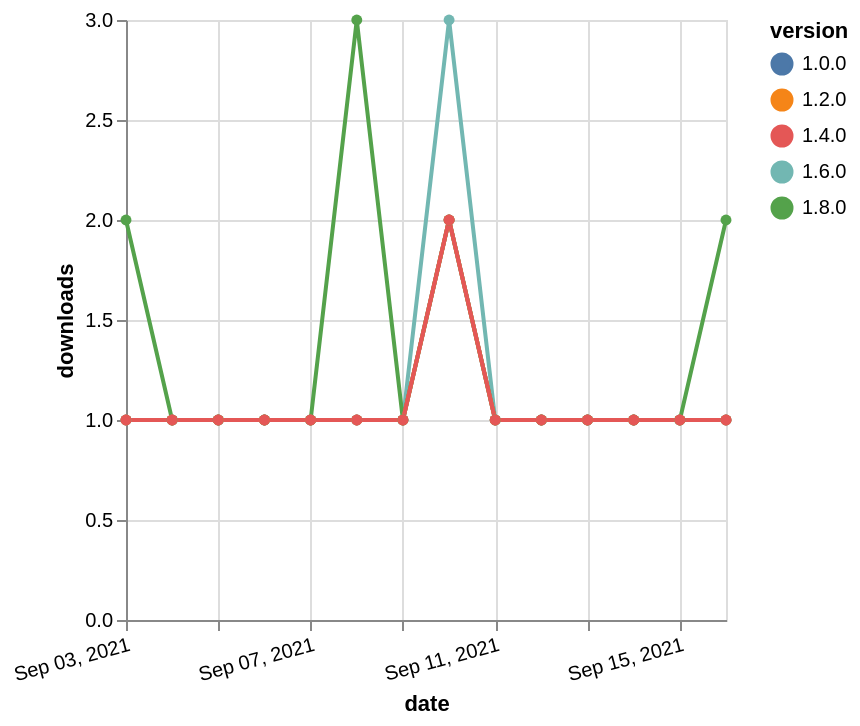

Vega-Lite specification for this chart:
### Vega-Lite specification from a JSON file in a GitHub repository (floating-point values rounded to 4 significant figures)
{"$schema": "https://vega.github.io/schema/vega-lite/v5.json", "description": "A simple bar chart with embedded data.", "data": {"values": [{"date": "2021-09-03", "total": 192, "delta": 1, "version": "1.6.0"}, {"date": "2021-09-04", "total": 193, "delta": 1, "version": "1.6.0"}, {"date": "2021-09-05", "total": 194, "delta": 1, "version": "1.6.0"}, {"date": "2021-09-06", "total": 195, "delta": 1, "version": "1.6.0"}, {"date": "2021-09-07", "total": 196, "delta": 1, "version": "1.6.0"}, {"date": "2021-09-08", "total": 197, "delta": 1, "version": "1.6.0"}, {"date": "2021-09-09", "total": 198, "delta": 1, "version": "1.6.0"}, {"date": "2021-09-10", "total": 201, "delta": 3, "version": "1.6.0"}, {"date": "2021-09-11", "total": 202, "delta": 1, "version": "1.6.0"}, {"date": "2021-09-12", "total": 203, "delta": 1, "version": "1.6.0"}, {"date": "2021-09-13", "total": 204, "delta": 1, "version": "1.6.0"}, {"date": "2021-09-14", "total": 205, "delta": 1, "version": "1.6.0"}, {"date": "2021-09-15", "total": 206, "delta": 1, "version": "1.6.0"}, {"date": "2021-09-16", "total": 207, "delta": 1, "version": "1.6.0"}, {"date": "2021-09-03", "total": 119, "delta": 2, "version": "1.8.0"}, {"date": "2021-09-04", "total": 120, "delta": 1, "version": "1.8.0"}, {"date": "2021-09-05", "total": 121, "delta": 1, "version": "1.8.0"}, {"date": "2021-09-06", "total": 122, "delta": 1, "version": "1.8.0"}, {"date": "2021-09-07", "total": 123, "delta": 1, "version": "1.8.0"}, {"date": "2021-09-08", "total": 126, "delta": 3, "version": "1.8.0"}, {"date": "2021-09-09", "total": 127, "delta": 1, "version": "1.8.0"}, {"date": "2021-09-10", "total": 129, "delta": 2, "version": "1.8.0"}, {"date": "2021-09-11", "total": 130, "delta": 1, "version": "1.8.0"}, {"date": "2021-09-12", "total": 131, "delta": 1, "version": "1.8.0"}, {"date": "2021-09-13", "total": 132, "delta": 1, "version": "1.8.0"}, {"date": "2021-09-14", "total": 133, "delta": 1, "version": "1.8.0"}, {"date": "2021-09-15", "total": 134, "delta": 1, "version": "1.8.0"}, {"date": "2021-09-16", "total": 136, "delta": 2, "version": "1.8.0"}, {"date": "2021-09-03", "total": 195, "delta": 1, "version": "1.0.0"}, {"date": "2021-09-04", "total": 196, "delta": 1, "version": "1.0.0"}, {"date": "2021-09-05", "total": 197, "delta": 1, "version": "1.0.0"}, {"date": "2021-09-06", "total": 198, "delta": 1, "version": "1.0.0"}, {"date": "2021-09-07", "total": 199, "delta": 1, "version": "1.0.0"}, {"date": "2021-09-08", "total": 200, "delta": 1, "version": "1.0.0"}, {"date": "2021-09-09", "total": 201, "delta": 1, "version": "1.0.0"}, {"date": "2021-09-10", "total": 203, "delta": 2, "version": "1.0.0"}, {"date": "2021-09-11", "total": 204, "delta": 1, "version": "1.0.0"}, {"date": "2021-09-12", "total": 205, "delta": 1, "version": "1.0.0"}, {"date": "2021-09-13", "total": 206, "delta": 1, "version": "1.0.0"}, {"date": "2021-09-14", "total": 207, "delta": 1, "version": "1.0.0"}, {"date": "2021-09-15", "total": 208, "delta": 1, "version": "1.0.0"}, {"date": "2021-09-16", "total": 209, "delta": 1, "version": "1.0.0"}, {"date": "2021-09-03", "total": 183, "delta": 1, "version": "1.2.0"}, {"date": "2021-09-04", "total": 184, "delta": 1, "version": "1.2.0"}, {"date": "2021-09-05", "total": 185, "delta": 1, "version": "1.2.0"}, {"date": "2021-09-06", "total": 186, "delta": 1, "version": "1.2.0"}, {"date": "2021-09-07", "total": 187, "delta": 1, "version": "1.2.0"}, {"date": "2021-09-08", "total": 188, "delta": 1, "version": "1.2.0"}, {"date": "2021-09-09", "total": 189, "delta": 1, "version": "1.2.0"}, {"date": "2021-09-10", "total": 191, "delta": 2, "version": "1.2.0"}, {"date": "2021-09-11", "total": 192, "delta": 1, "version": "1.2.0"}, {"date": "2021-09-12", "total": 193, "delta": 1, "version": "1.2.0"}, {"date": "2021-09-13", "total": 194, "delta": 1, "version": "1.2.0"}, {"date": "2021-09-14", "total": 195, "delta": 1, "version": "1.2.0"}, {"date": "2021-09-15", "total": 196, "delta": 1, "version": "1.2.0"}, {"date": "2021-09-16", "total": 197, "delta": 1, "version": "1.2.0"}, {"date": "2021-09-03", "total": 164, "delta": 1, "version": "1.4.0"}, {"date": "2021-09-04", "total": 165, "delta": 1, "version": "1.4.0"}, {"date": "2021-09-05", "total": 166, "delta": 1, "version": "1.4.0"}, {"date": "2021-09-06", "total": 167, "delta": 1, "version": "1.4.0"}, {"date": "2021-09-07", "total": 168, "delta": 1, "version": "1.4.0"}, {"date": "2021-09-08", "total": 169, "delta": 1, "version": "1.4.0"}, {"date": "2021-09-09", "total": 170, "delta": 1, "version": "1.4.0"}, {"date": "2021-09-10", "total": 172, "delta": 2, "version": "1.4.0"}, {"date": "2021-09-11", "total": 173, "delta": 1, "version": "1.4.0"}, {"date": "2021-09-12", "total": 174, "delta": 1, "version": "1.4.0"}, {"date": "2021-09-13", "total": 175, "delta": 1, "version": "1.4.0"}, {"date": "2021-09-14", "total": 176, "delta": 1, "version": "1.4.0"}, {"date": "2021-09-15", "total": 177, "delta": 1, "version": "1.4.0"}, {"date": "2021-09-16", "total": 178, "delta": 1, "version": "1.4.0"}]}, "width": "container", "mark": {"type": "line", "point": {"filled": true}}, "encoding": {"x": {"field": "date", "type": "temporal", "timeUnit": "yearmonthdate", "title": "date", "axis": {"labelAngle": -15}}, "y": {"field": "delta", "type": "quantitative", "title": "downloads"}, "color": {"field": "version", "type": "nominal"}, "tooltip": {"field": "delta"}}}
